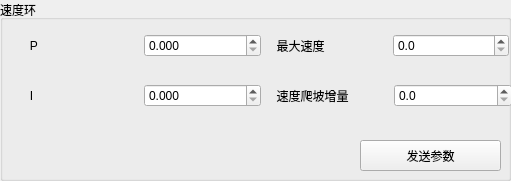
            <widget class="QGroupBox" name="groupBox_17">
             <property name="geometry">
              <rect>
               <x>560</x>
               <y>100</y>
               <width>511</width>
               <height>181</height>
              </rect>
             </property>
             <property name="title">
              <string>速度环</string>
             </property>
             <widget class="QWidget" name="horizontalLayoutWidget_15">
              <property name="geometry">
               <rect>
                <x>20</x>
                <y>20</y>
                <width>241</width>
                <height>51</height>
               </rect>
              </property>
              <layout class="QHBoxLayout" name="horizontalLayout_22">
               <item>
                <widget class="QLabel" name="label_28">
                 <property name="text">
                  <string>   P    </string>
                 </property>
                </widget>
               </item>
               <item>
                <widget class="QDoubleSpinBox" name="speedKpEdit">
                 <property name="decimals">
                  <number>3</number>
                 </property>
                 <property name="singleStep">
                  <double>0.500000000000000</double>
                 </property>
                </widget>
               </item>
              </layout>
             </widget>
             <widget class="QWidget" name="horizontalLayoutWidget_16">
              <property name="geometry">
               <rect>
                <x>20</x>
                <y>70</y>
                <width>241</width>
                <height>51</height>
               </rect>
              </property>
              <layout class="QHBoxLayout" name="horizontalLayout_23">
               <item>
                <widget class="QLabel" name="label_36">
                 <property name="text">
                  <string>   I    </string>
                 </property>
                </widget>
               </item>
               <item>
                <widget class="QDoubleSpinBox" name="speedKiEdit">
                 <property name="decimals">
                  <number>3</number>
                 </property>
                 <property name="singleStep">
                  <double>0.500000000000000</double>
                 </property>
                </widget>
               </item>
              </layout>
             </widget>
             <widget class="QWidget" name="horizontalLayoutWidget_23">
              <property name="geometry">
               <rect>
                <x>270</x>
                <y>20</y>
                <width>241</width>
                <height>51</height>
               </rect>
              </property>
              <layout class="QHBoxLayout" name="horizontalLayout_30">
               <item>
                <widget class="QLabel" name="label_42">
                 <property name="maximumSize">
                  <size>
                   <width>117</width>
                   <height>16777215</height>
                  </size>
                 </property>
                 <property name="text">
                  <string>  最大速度  </string>
                 </property>
                </widget>
               </item>
               <item>
                <widget class="QDoubleSpinBox" name="maxSpeedEdit">
                 <property name="maximumSize">
                  <size>
                   <width>116</width>
                   <height>16777215</height>
                  </size>
                 </property>
                 <property name="decimals">
                  <number>1</number>
                 </property>
                 <property name="maximum">
                  <double>200.000000000000000</double>
                 </property>
                </widget>
               </item>
              </layout>
             </widget>
             <widget class="QWidget" name="horizontalLayoutWidget_24">
              <property name="geometry">
               <rect>
                <x>270</x>
                <y>70</y>
                <width>242</width>
                <height>51</height>
               </rect>
              </property>
              <layout class="QHBoxLayout" name="horizontalLayout_31">
               <item>
                <widget class="QLabel" name="label_43">
                 <property name="text">
                  <string>  速度爬坡增量  </string>
                 </property>
                </widget>
               </item>
               <item>
                <widget class="QDoubleSpinBox" name="speedIncEdit">
                 <property name="decimals">
                  <number>1</number>
                 </property>
                 <property name="singleStep">
                  <double>0.500000000000000</double>
                 </property>
                </widget>
               </item>
              </layout>
             </widget>
             <widget class="QPushButton" name="writeSpeedLoopBtn">
              <property name="geometry">
               <rect>
                <x>360</x>
                <y>140</y>
                <width>141</width>
                <height>31</height>
               </rect>
              </property>
              <property name="text">
               <string>发送参数</string>
              </property>
             </widget>
            </widget>
